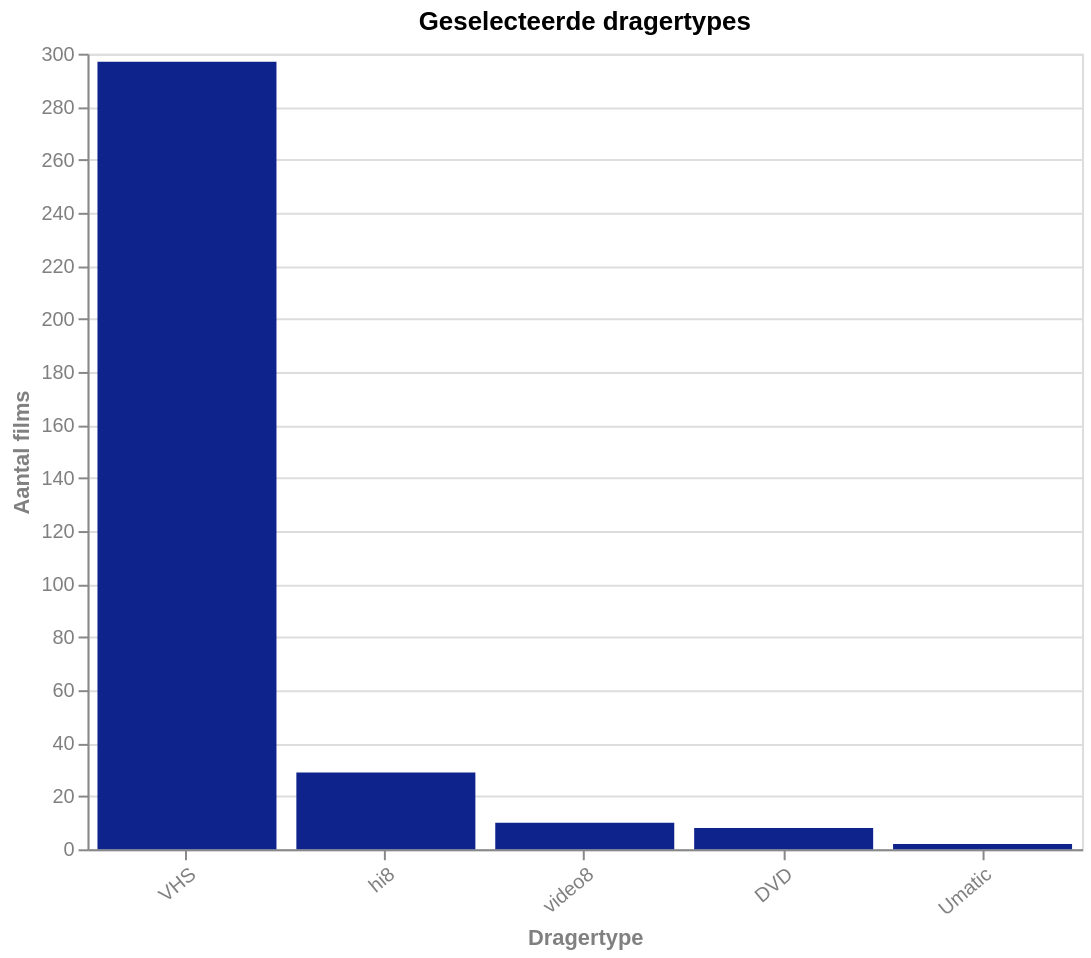

The specification (Vega-Lite) saved for this image:
### Vega-Lite specification from a JSON file in a GitHub repository (floating-point values rounded to 4 significant figures)
{"$schema": "https://vega.github.io/schema/vega-lite/v5.json", "title": "Geselecteerde dragertypes", "description": "Aantal films per dragertype (voor geselecteerde dragertypes)", "width": 500, "height": 400, "data": {"values": [{"Carrier type": "VHS", "Number of films": 297}, {"Carrier type": "hi8", "Number of films": 29}, {"Carrier type": "video8", "Number of films": 10}, {"Carrier type": "Umatic", "Number of films": 2}, {"Carrier type": "DVD", "Number of films": 8}]}, "mark": {"type": "bar", "binSpacing": 1, "tooltip": true}, "encoding": {"x": {"field": "Carrier type", "type": "nominal", "title": "Dragertype", "sort": "-y"}, "y": {"field": "Number of films", "type": "quantitative", "title": "Aantal films"}, "color": {"value": "#0F238C"}}, "config": {"countTitle": "Aantal", "axisX": {"labelAngle": -40, "titleColor": "grey", "labelColor": "grey"}, "axisY": {"titleColor": "grey", "labelColor": "grey"}}}
